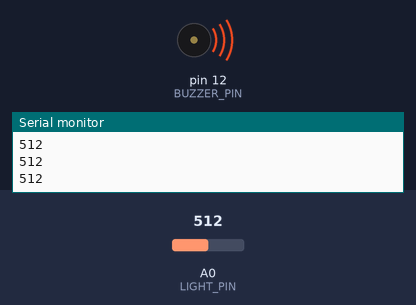
This sketch was run on a simulated Arduino Uno, built with avr-gcc and run on an emulated ATmega328P. Shown: buzzer (waves = sounding), the last lines printed to the serial monitor. The inputs (shaded band) are chosen by the test bench; at power-on: A0 (LIGHT_PIN) = 512.

Above: at 1.2 s.
1.3 s: A0 (LIGHT_PIN) set to 217
At 2.0 s:
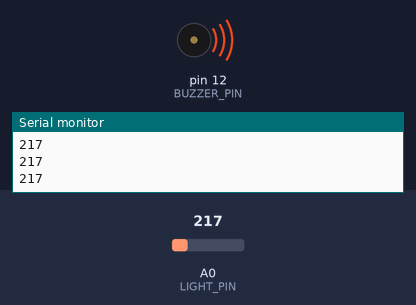
2.8 s: A0 (LIGHT_PIN) set to 190
At 3.1 s:
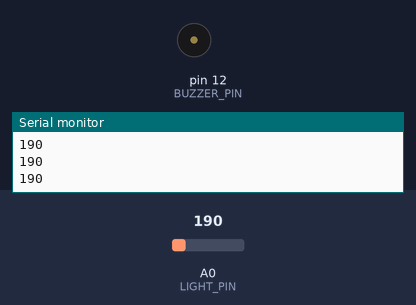
4.3 s: A0 (LIGHT_PIN) set to 210
At 5.5 s:
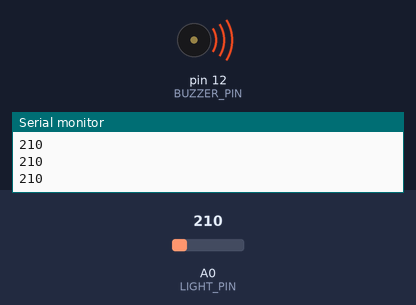
5.8 s: A0 (LIGHT_PIN) set to 122
At 7.0 s:
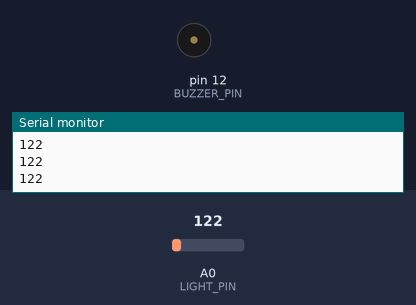
Timing chart, 0 to 8.3 s (numbered marks = the images above; inputs shaded):
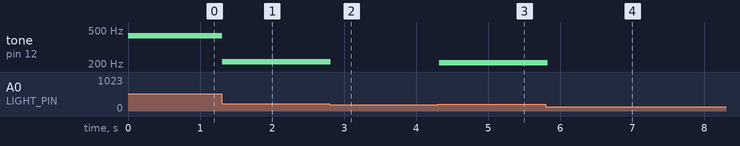

Measured:
- the behaviour switches between 200 and 199 on A0 (LIGHT_PIN) (found by bisection; images 1 and 2)
- after the input at 1.3 s, tone on pin 12 (BUZZER_PIN): 427 Hz → 212 Hz at once
- after the input at 2.8 s, tone on pin 12 (BUZZER_PIN): 212 Hz → silent at once
- after the input at 4.3 s, tone on pin 12 (BUZZER_PIN): silent → 207 Hz at once
- after the input at 5.8 s, tone on pin 12 (BUZZER_PIN): 207 Hz → silent at once

The sketch:

Challenge05_QuietInDark.ino
```cpp
// Complete example solution for Lesson08, challenge 05.
const int LIGHT_PIN = A0, BUZZER_PIN = 12;
void setup() {
  Serial.begin(9600);
}
void loop() {
  int r = analogRead(LIGHT_PIN);
  if (r<200) noTone(BUZZER_PIN);
  else tone(BUZZER_PIN, constrain(map(r, 200, 1023, 200, 800), 200, 800));
  Serial.println(r);
  delay(100);
}
```
